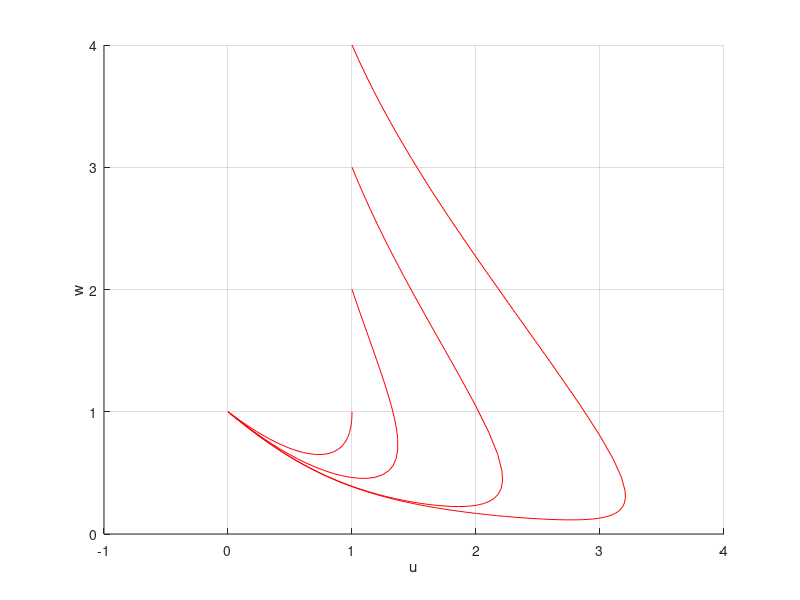

MATLAB code for this plot:
function my_phase()

IC = [1 1; 1 2;1 3;1 4];
hold on
for ii = 1:length(IC(:,1))
    [~,X] = ode45(@EOM,[0 50],IC(ii,:));
    u = X(:,1);
    w = X(:,2);
    plot(u,w,'r')
end
xlabel('u')
ylabel('w')
grid
end

function dX = EOM(t, y)
dX = zeros(2,1);
u  = y(1);
w  = y(2);
A  = 1;
B  = 1;
dX = [w*u^2 - B*u;...
      A - w - w*u^2];
end
